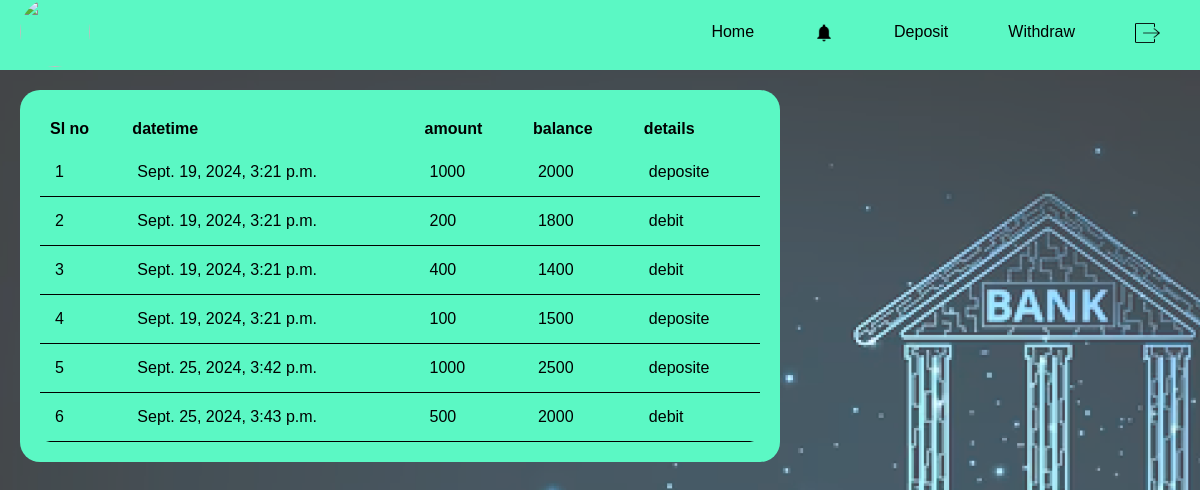
/history (signed in), run on an earlier commit of the app's database.
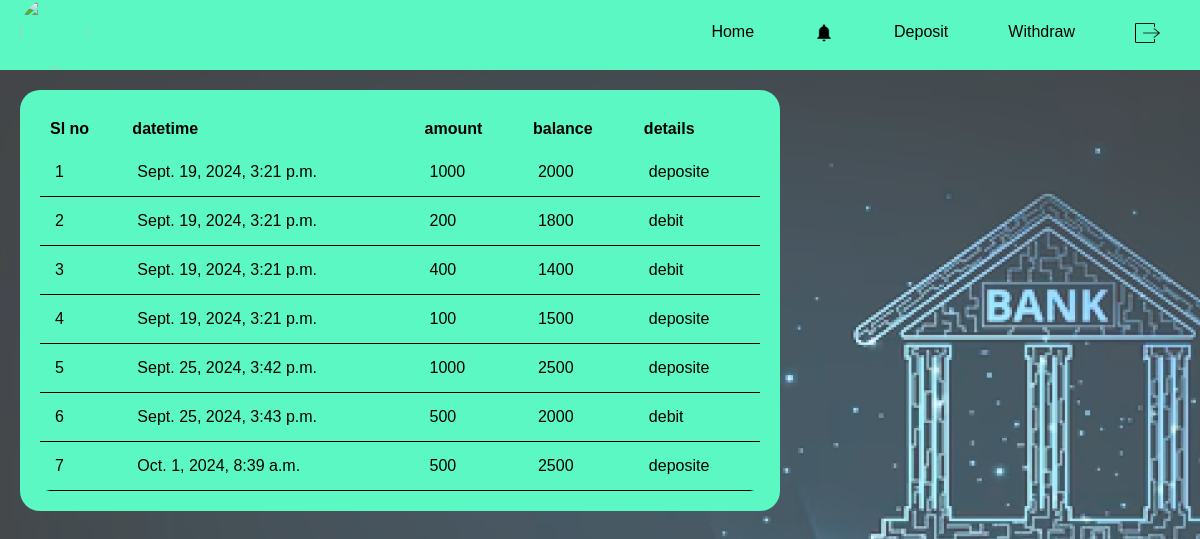
And on a later commit of the database.
### app/models.py (models this page shows)
class Transaction(models.Model):
    transaction_id=models.ForeignKey(CustomUser,on_delete=models.CASCADE)
    datetime=models.DateTimeField(auto_now_add=True)
    details=models.CharField(max_length=100)
    amount=models.IntegerField()
    balance=models.IntegerField()

### app/views.py (the view)
# urls.py: path('history',views.history,name='history'),
def history(request):
    data=CustomUser.objects.get(id=request.user.id)
    user=Transaction.objects.filter(transaction_id=data)
    return render(request,'history.html',{'user':user})

### templates/history.html (shortened to what this page needs)
{% extends 'userhome.html' %}
{% load static %}
{% block content %}
<div class="main3">
     <table>
          <tr>
              <th>Sl no</th>
              <th>datetime</th>
              <th>amount</th>
              <th>balance</th>
              <th>details</th>
          </tr>
          {% for i in user %}
          <tr>
              <td>{{forloop.counter}}</td>
              <td>{{i.datetime}}</td>
              <td>{{i.amount}}</td>
              <td>{{i.balance}}</td>
              <td>{{i.details}}</td>
          </tr>
          {% endfor %}
      </table>
</div>
    {% endblock %}

What changed in the data, as far as the page shows it:
added Transaction: datetime "Oct. 1, 2024, 8:39 a.m.", amount "500", balance "2500", details "deposite"
